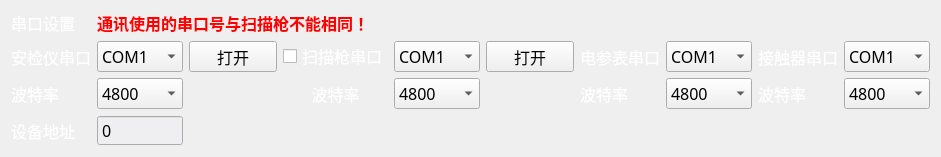
  <widget class="QWidget" name="layoutWidget_5">
   <property name="geometry">
    <rect>
     <x>10</x>
     <y>220</y>
     <width>941</width>
     <height>115</height>
    </rect>
   </property>
   <layout class="QGridLayout" name="gridLayout_7" rowstretch="0,0,0,0" columnstretch="1,1,2,1,1,2,1,1,1,1">
    <item row="1" column="8">
     <widget class="QLabel" name="label_35">
      <property name="font">
       <font>
        <family>微软雅黑</family>
        <pointsize>12</pointsize>
       </font>
      </property>
      <property name="styleSheet">
       <string notr="true">color: rgb(255, 255, 255);
border:0px;</string>
      </property>
      <property name="text">
       <string>接触器串口</string>
      </property>
      <property name="alignment">
       <set>Qt::AlignLeading|Qt::AlignLeft|Qt::AlignVCenter</set>
      </property>
     </widget>
    </item>
    <item row="3" column="0">
     <widget class="QLabel" name="label_19">
      <property name="font">
       <font>
        <family>微软雅黑</family>
        <pointsize>12</pointsize>
       </font>
      </property>
      <property name="styleSheet">
       <string notr="true">color: rgb(255, 255, 255);
border:0px;</string>
      </property>
      <property name="text">
       <string>设备地址</string>
      </property>
      <property name="alignment">
       <set>Qt::AlignLeading|Qt::AlignLeft|Qt::AlignVCenter</set>
      </property>
     </widget>
    </item>
    <item row="2" column="8">
     <widget class="QLabel" name="label_58">
      <property name="font">
       <font>
        <family>微软雅黑</family>
        <pointsize>12</pointsize>
       </font>
      </property>
      <property name="styleSheet">
       <string notr="true">color: rgb(255, 255, 255);
border:0px;</string>
      </property>
      <property name="text">
       <string>波特率</string>
      </property>
      <property name="alignment">
       <set>Qt::AlignLeading|Qt::AlignLeft|Qt::AlignVCenter</set>
      </property>
     </widget>
    </item>
    <item row="1" column="4">
     <widget class="QComboBox" name="comboBox_3">
      <property name="font">
       <font>
        <family>微软雅黑</family>
        <pointsize>12</pointsize>
       </font>
      </property>
      <property name="styleSheet">
       <string notr="true">background-color: rgb(239, 239, 241);</string>
      </property>
      <property name="currentText">
       <string>COM1</string>
      </property>
      <item>
       <property name="text">
        <string>COM1</string>
       </property>
      </item>
      <item>
       <property name="text">
        <string>COM2</string>
       </property>
      </item>
      <item>
       <property name="text">
        <string>COM3</string>
       </property>
      </item>
      <item>
       <property name="text">
        <string>COM4</string>
       </property>
      </item>
      <item>
       <property name="text">
        <string>COM5</string>
       </property>
      </item>
      <item>
       <property name="text">
        <string>COM6</string>
       </property>
      </item>
      <item>
       <property name="text">
        <string>COM7</string>
       </property>
      </item>
      <item>
       <property name="text">
        <string>COM8</string>
       </property>
      </item>
      <item>
       <property name="text">
        <string>COM9</string>
       </property>
      </item>
      <item>
       <property name="text">
        <string>COM10</string>
       </property>
      </item>
     </widget>
    </item>
    <item row="0" column="0">
     <widget class="QLabel" name="label_13">
      <property name="font">
       <font>
        <family>微软雅黑</family>
        <pointsize>12</pointsize>
       </font>
      </property>
      <property name="styleSheet">
       <string notr="true">color: rgb(255, 255, 255);</string>
      </property>
      <property name="text">
       <string>串口设置</string>
      </property>
      <property name="alignment">
       <set>Qt::AlignLeading|Qt::AlignLeft|Qt::AlignVCenter</set>
      </property>
     </widget>
    </item>
    <item row="2" column="1">
     <widget class="QComboBox" name="comboBox">
      <property name="font">
       <font>
        <family>微软雅黑</family>
        <pointsize>12</pointsize>
       </font>
      </property>
      <property name="styleSheet">
       <string notr="true">background-color: rgb(239, 239, 241);
selection-color: rgb(0, 0, 0);</string>
      </property>
      <property name="currentText">
       <string>4800</string>
      </property>
      <property name="currentIndex">
       <number>0</number>
      </property>
      <item>
       <property name="text">
        <string>4800</string>
       </property>
      </item>
      <item>
       <property name="text">
        <string>9600</string>
       </property>
      </item>
      <item>
       <property name="text">
        <string>14400</string>
       </property>
      </item>
      <item>
       <property name="text">
        <string>19200</string>
       </property>
      </item>
      <item>
       <property name="text">
        <string>38400</string>
       </property>
      </item>
      <item>
       <property name="text">
        <string>57600</string>
       </property>
      </item>
      <item>
       <property name="text">
        <string>115200</string>
       </property>
      </item>
      <item>
       <property name="text">
        <string>128000</string>
       </property>
      </item>
     </widget>
    </item>
    <item row="2" column="4">
     <widget class="QComboBox" name="comboBox_4">
      <property name="font">
       <font>
        <family>微软雅黑</family>
        <pointsize>12</pointsize>
       </font>
      </property>
      <property name="styleSheet">
       <string notr="true">background-color: rgb(239, 239, 241);
selection-color: rgb(0, 0, 0);</string>
      </property>
      <property name="currentText">
       <string>4800</string>
      </property>
      <item>
       <property name="text">
        <string>4800</string>
       </property>
      </item>
      <item>
       <property name="text">
        <string>9600</string>
       </property>
      </item>
      <item>
       <property name="text">
        <string>14400</string>
       </property>
      </item>
      <item>
       <property name="text">
        <string>19200</string>
       </property>
      </item>
      <item>
       <property name="text">
        <string>38400</string>
       </property>
      </item>
      <item>
       <property name="text">
        <string>57600</string>
       </property>
      </item>
      <item>
       <property name="text">
        <string>115200</string>
       </property>
      </item>
      <item>
       <property name="text">
        <string>128000</string>
       </property>
      </item>
     </widget>
    </item>
    <item row="0" column="1" colspan="7">
     <widget class="QLabel" name="label_32">
      <property name="font">
       <font>
        <family>微软雅黑</family>
        <pointsize>12</pointsize>
        <weight>75</weight>
        <bold>true</bold>
       </font>
      </property>
      <property name="styleSheet">
       <string notr="true">color: rgb(255, 0, 0);
border:0px;</string>
      </property>
      <property name="text">
       <string>通讯使用的串口号与扫描枪不能相同！</string>
      </property>
     </widget>
    </item>
    <item row="1" column="2">
     <widget class="QToolButton" name="toolButton_7">
      <property name="sizePolicy">
       <sizepolicy hsizetype="Expanding" vsizetype="Fixed">
        <horstretch>0</horstretch>
        <verstretch>0</verstretch>
       </sizepolicy>
      </property>
      <property name="font">
       <font>
        <family>微软雅黑</family>
        <pointsize>12</pointsize>
       </font>
      </property>
      <property name="styleSheet">
       <string notr="true">background-color: rgb(239, 239, 241);</string>
      </property>
      <property name="text">
       <string>打开</string>
      </property>
     </widget>
    </item>
    <item row="1" column="0">
     <widget class="QLabel" name="label_21">
      <property name="font">
       <font>
        <family>微软雅黑</family>
        <pointsize>12</pointsize>
       </font>
      </property>
      <property name="styleSheet">
       <string notr="true">color: rgb(255, 255, 255);
border:0px;</string>
      </property>
      <property name="text">
       <string>安检仪串口</string>
      </property>
      <property name="alignment">
       <set>Qt::AlignLeading|Qt::AlignLeft|Qt::AlignVCenter</set>
      </property>
     </widget>
    </item>
    <item row="2" column="0">
     <widget class="QLabel" name="label_20">
      <property name="font">
       <font>
        <family>微软雅黑</family>
        <pointsize>12</pointsize>
       </font>
      </property>
      <property name="styleSheet">
       <string notr="true">color: rgb(255, 255, 255);
border:0px;</string>
      </property>
      <property name="text">
       <string>波特率</string>
      </property>
      <property name="alignment">
       <set>Qt::AlignLeading|Qt::AlignLeft|Qt::AlignVCenter</set>
      </property>
     </widget>
    </item>
    <item row="1" column="3">
     <widget class="QCheckBox" name="checkBox">
      <property name="font">
       <font>
        <family>微软雅黑</family>
        <pointsize>12</pointsize>
        <weight>50</weight>
        <bold>false</bold>
       </font>
      </property>
      <property name="styleSheet">
       <string notr="true">color: rgb(255, 255, 255);</string>
      </property>
      <property name="text">
       <string>扫描枪串口</string>
      </property>
     </widget>
    </item>
    <item row="2" column="3">
     <widget class="QLabel" name="label_22">
      <property name="font">
       <font>
        <family>微软雅黑</family>
        <pointsize>12</pointsize>
       </font>
      </property>
      <property name="styleSheet">
       <string notr="true">color: rgb(255, 255, 255);
border:0px;</string>
      </property>
      <property name="text">
       <string>波特率</string>
      </property>
      <property name="alignment">
       <set>Qt::AlignCenter</set>
      </property>
     </widget>
    </item>
    <item row="1" column="5">
     <widget class="QToolButton" name="toolButton_3">
      <property name="sizePolicy">
       <sizepolicy hsizetype="Expanding" vsizetype="Fixed">
        <horstretch>0</horstretch>
        <verstretch>0</verstretch>
       </sizepolicy>
      </property>
      <property name="font">
       <font>
        <family>微软雅黑</family>
        <pointsize>12</pointsize>
       </font>
      </property>
      <property name="styleSheet">
       <string notr="true">background-color: rgb(239, 239, 241);</string>
      </property>
      <property name="text">
       <string>打开</string>
      </property>
     </widget>
    </item>
    <item row="1" column="1">
     <widget class="QComboBox" name="comboBox_2">
      <property name="font">
       <font>
        <family>微软雅黑</family>
        <pointsize>12</pointsize>
        <weight>50</weight>
        <bold>false</bold>
       </font>
      </property>
      <property name="styleSheet">
       <string notr="true">background-color: rgb(239, 239, 241);</string>
      </property>
      <property name="currentText">
       <string>COM1</string>
      </property>
      <property name="currentIndex">
       <number>0</number>
      </property>
      <item>
       <property name="text">
        <string>COM1</string>
       </property>
      </item>
      <item>
       <property name="text">
        <string>COM2</string>
       </property>
      </item>
      <item>
       <property name="text">
        <string>COM3</string>
       </property>
      </item>
      <item>
       <property name="text">
        <string>COM4</string>
       </property>
      </item>
      <item>
       <property name="text">
        <string>COM5</string>
       </property>
      </item>
      <item>
       <property name="text">
        <string>COM6</string>
       </property>
      </item>
      <item>
       <property name="text">
        <string>COM7</string>
       </property>
      </item>
      <item>
       <property name="text">
        <string>COM8</string>
       </property>
      </item>
      <item>
       <property name="text">
        <string>COM9</string>
       </property>
      </item>
      <item>
       <property name="text">
        <string>COM10</string>
       </property>
      </item>
     </widget>
    </item>
    <item row="3" column="1">
     <widget class="QSpinBox" name="spinBox_5">
      <property name="font">
       <font>
        <family>微软雅黑</family>
        <pointsize>12</pointsize>
       </font>
      </property>
      <property name="styleSheet">
       <string notr="true">background-color: rgb(239, 239, 241);</string>
      </property>
      <property name="wrapping">
       <bool>false</bool>
      </property>
      <property name="frame">
       <bool>true</bool>
      </property>
      <property name="buttonSymbols">
       <enum>QAbstractSpinBox::NoButtons</enum>
      </property>
      <property name="minimum">
       <number>0</number>
      </property>
      <property name="maximum">
       <number>9999</number>
      </property>
     </widget>
    </item>
    <item row="1" column="7">
     <widget class="QComboBox" name="comboBox_9">
      <property name="font">
       <font>
        <family>微软雅黑</family>
        <pointsize>12</pointsize>
       </font>
      </property>
      <property name="styleSheet">
       <string notr="true">background-color: rgb(239, 239, 241);</string>
      </property>
      <property name="currentText">
       <string>COM1</string>
      </property>
      <item>
       <property name="text">
        <string>COM1</string>
       </property>
      </item>
      <item>
       <property name="text">
        <string>COM2</string>
       </property>
      </item>
      <item>
       <property name="text">
        <string>COM3</string>
       </property>
      </item>
      <item>
       <property name="text">
        <string>COM4</string>
       </property>
      </item>
      <item>
       <property name="text">
        <string>COM5</string>
       </property>
      </item>
      <item>
       <property name="text">
        <string>COM6</string>
       </property>
      </item>
      <item>
       <property name="text">
        <string>COM7</string>
       </property>
      </item>
      <item>
       <property name="text">
        <string>COM8</string>
       </property>
      </item>
      <item>
       <property name="text">
        <string>COM9</string>
       </property>
      </item>
      <item>
       <property name="text">
        <string>COM10</string>
       </property>
      </item>
     </widget>
    </item>
    <item row="2" column="7">
     <widget class="QComboBox" name="comboBox_8">
      <property name="font">
       <font>
        <family>微软雅黑</family>
        <pointsize>12</pointsize>
       </font>
      </property>
      <property name="styleSheet">
       <string notr="true">background-color: rgb(239, 239, 241);
selection-color: rgb(0, 0, 0);</string>
      </property>
      <property name="currentText">
       <string>4800</string>
      </property>
      <item>
       <property name="text">
        <string>4800</string>
       </property>
      </item>
      <item>
       <property name="text">
        <string>9600</string>
       </property>
      </item>
      <item>
       <property name="text">
        <string>14400</string>
       </property>
      </item>
      <item>
       <property name="text">
        <string>19200</string>
       </property>
      </item>
      <item>
       <property name="text">
        <string>38400</string>
       </property>
      </item>
      <item>
       <property name="text">
        <string>57600</string>
       </property>
      </item>
      <item>
       <property name="text">
        <string>115200</string>
       </property>
      </item>
      <item>
       <property name="text">
        <string>128000</string>
       </property>
      </item>
     </widget>
    </item>
    <item row="2" column="6">
     <widget class="QLabel" name="label_33">
      <property name="font">
       <font>
        <family>微软雅黑</family>
        <pointsize>12</pointsize>
       </font>
      </property>
      <property name="styleSheet">
       <string notr="true">color: rgb(255, 255, 255);
border:0px;</string>
      </property>
      <property name="text">
       <string>波特率</string>
      </property>
      <property name="alignment">
       <set>Qt::AlignLeading|Qt::AlignLeft|Qt::AlignVCenter</set>
      </property>
     </widget>
    </item>
    <item row="1" column="6">
     <widget class="QLabel" name="label_34">
      <property name="font">
       <font>
        <family>微软雅黑</family>
        <pointsize>12</pointsize>
       </font>
      </property>
      <property name="styleSheet">
       <string notr="true">color: rgb(255, 255, 255);
border:0px;</string>
      </property>
      <property name="text">
       <string>电参表串口</string>
      </property>
      <property name="alignment">
       <set>Qt::AlignLeading|Qt::AlignLeft|Qt::AlignVCenter</set>
      </property>
     </widget>
    </item>
    <item row="2" column="9">
     <widget class="QComboBox" name="comboBox_10">
      <property name="font">
       <font>
        <family>微软雅黑</family>
        <pointsize>12</pointsize>
       </font>
      </property>
      <property name="styleSheet">
       <string notr="true">background-color: rgb(239, 239, 241);
selection-color: rgb(0, 0, 0);</string>
      </property>
      <property name="currentText">
       <string>4800</string>
      </property>
      <item>
       <property name="text">
        <string>4800</string>
       </property>
      </item>
      <item>
       <property name="text">
        <string>9600</string>
       </property>
      </item>
      <item>
       <property name="text">
        <string>14400</string>
       </property>
      </item>
      <item>
       <property name="text">
        <string>19200</string>
       </property>
      </item>
      <item>
       <property name="text">
        <string>38400</string>
       </property>
      </item>
      <item>
       <property name="text">
        <string>57600</string>
       </property>
      </item>
      <item>
       <property name="text">
        <string>115200</string>
       </property>
      </item>
      <item>
       <property name="text">
        <string>128000</string>
       </property>
      </item>
     </widget>
    </item>
    <item row="1" column="9">
     <widget class="QComboBox" name="comboBox_11">
      <property name="font">
       <font>
        <family>微软雅黑</family>
        <pointsize>12</pointsize>
       </font>
      </property>
      <property name="styleSheet">
       <string notr="true">background-color: rgb(239, 239, 241);</string>
      </property>
      <property name="currentText">
       <string>COM1</string>
      </property>
      <item>
       <property name="text">
        <string>COM1</string>
       </property>
      </item>
      <item>
       <property name="text">
        <string>COM2</string>
       </property>
      </item>
      <item>
       <property name="text">
        <string>COM3</string>
       </property>
      </item>
      <item>
       <property name="text">
        <string>COM4</string>
       </property>
      </item>
      <item>
       <property name="text">
        <string>COM5</string>
       </property>
      </item>
      <item>
       <property name="text">
        <string>COM6</string>
       </property>
      </item>
      <item>
       <property name="text">
        <string>COM7</string>
       </property>
      </item>
      <item>
       <property name="text">
        <string>COM8</string>
       </property>
      </item>
      <item>
       <property name="text">
        <string>COM9</string>
       </property>
      </item>
      <item>
       <property name="text">
        <string>COM10</string>
       </property>
      </item>
     </widget>
    </item>
   </layout>
  </widget>
